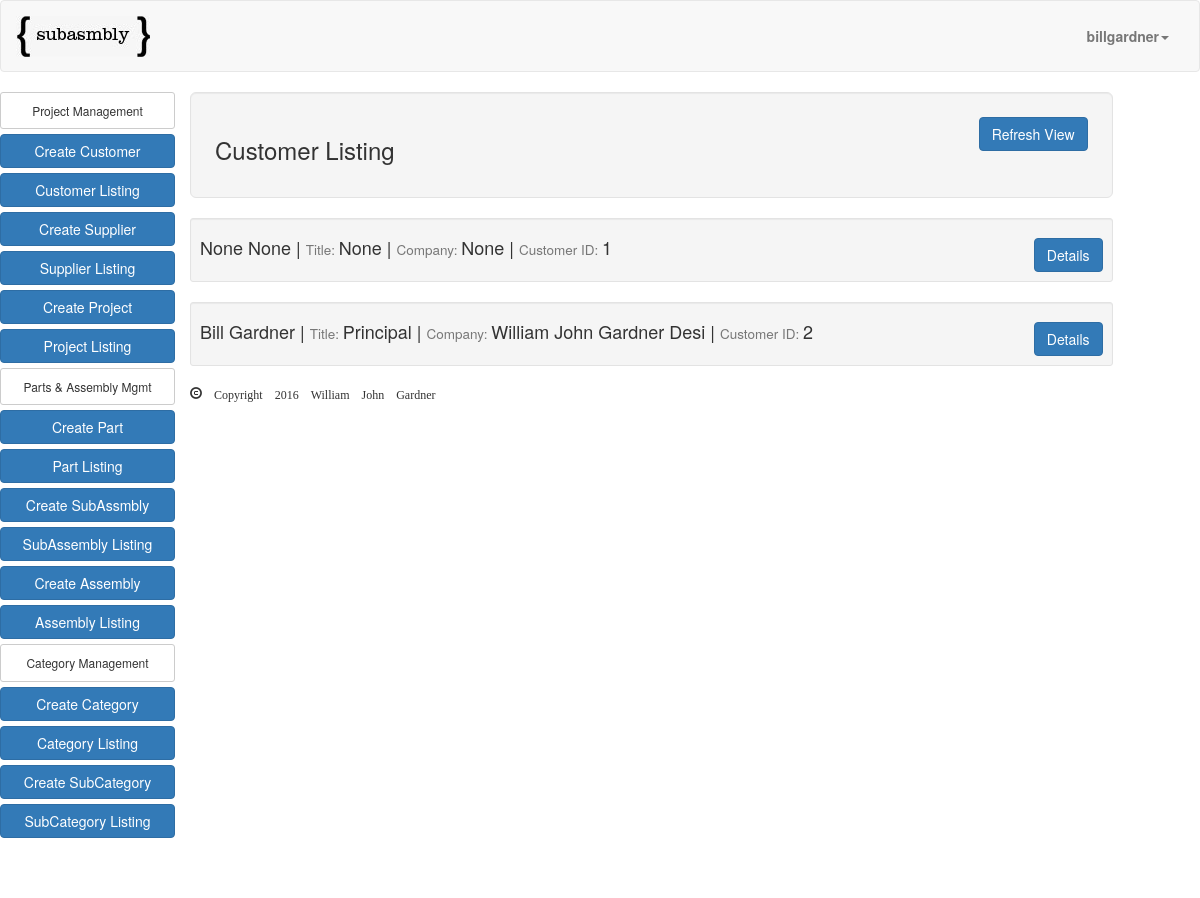
Before: /customer_list/ (signed in) with the older database file.
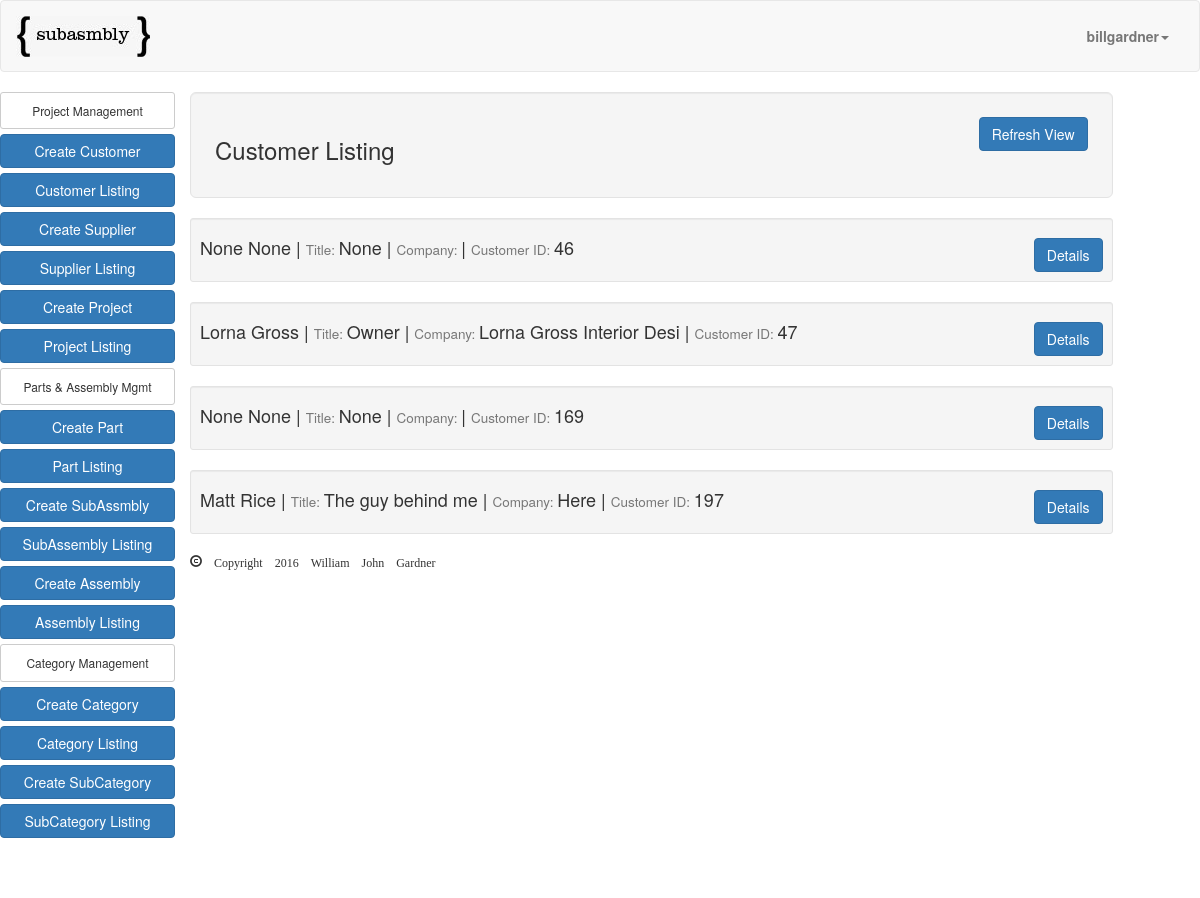
After: the same page with the newer database file.
### app/models.py (models this page shows, shortened)
class Customer(models.Model):
    user = models.ForeignKey("auth.User", null=True, blank=True)
    first_name = models.CharField(max_length=50, null=True, blank=True)
    last_name = models.CharField(max_length=50, null=True, blank=True )
    title = models.CharField(max_length=30, null=True, blank=True)
    company_name = models.CharField(max_length=25, blank=True)
    phone_number = models.IntegerField(null=True, blank=True)
    email_address = models.CharField(max_length=60, null=True, blank=True)
    twitter_account = models.CharField(max_length=25, null=True, blank=True)
    web_address = models.URLField(null=True, blank=True)
    street_address = models.CharField(max_length=50, null=True, blank=True)
    city = models.CharField(max_length=50, null=True, blank=True)
    state = models.CharField(max_length=2, null=True, blank=True)
    zip_code = models.IntegerField(null=True, blank=True)
    country = models.CharField(max_length=25, null=True, blank=True)

### app/views.py (the view)
# urls.py: url(r'^customer_list/$', login_required(CustomerListView.as_view()), name="customer_list_view"),
class CustomerListView(ListView):
    model = Customer
    def get_queryset(self):
        return Customer.objects.filter(user=self.request.user)
    def get_context_data(self, **kwargs):
        context = super().get_context_data(**kwargs)
        high = Highton(
            api_key = os.environ['highrise_api_key'],
            user = 'williamjohngardner')
        context["people"] = high.get_people()
        for person in context['people']:
            Customer.objects.update_or_create(first_name=person.first_name, last_name=person.last_name, title=person.title, company_name=person.company_name, email_address=str(person.email_addresses))
        return context

### templates/app/customer_list.html
{% extends "bom.html" %}
{% block content %}
  <div class="row">
    <div class="col-md-12 well well-lg">
      <h3 class="pull-left">Customer Listing</h3><a class="btn btn-primary pull-right" type="button" name="refresh" href="" method="post">Refresh View</a>
    </div>
    {% for object in object_list %}
      <div class="col-md-12 well well-sm">
        <h4>{{object.first_name}} {{object.last_name}}  |  <small>Title: </small>{{object.title}}  |  <small>Company: </small>{{object.company_name}}  |  <small>Customer ID: </small>{{object.pk}}<small><a class="btn btn-primary pull-right" type="button" name="drilldown" href="{% url 'customer_detail_view' object.pk %}">Details</a></h4>
      </div>
    {% endfor %}
  </div>
{% endblock %}

Changed rows visible on the page:
no longer on this page (row edited): Customer: first_name "None", last_name "None", title "None", company_name "None", pk "1"
no longer on this page (row edited): Customer: first_name "Bill", last_name "Gardner", title "Principal", company_name "William John Gardner Desi", pk "2"
now on this page (row edited): Customer: first_name "None", last_name "None", title "None", pk "46"
now on this page (row edited): Customer: first_name "Lorna", last_name "Gross", title "Owner", company_name "Lorna Gross Interior Desi", pk "47"
added Customer: first_name "None", last_name "None", title "None", pk "169"
added Customer: first_name "Matt", last_name "Rice", title "The guy behind me", company_name "Here", pk "197"
